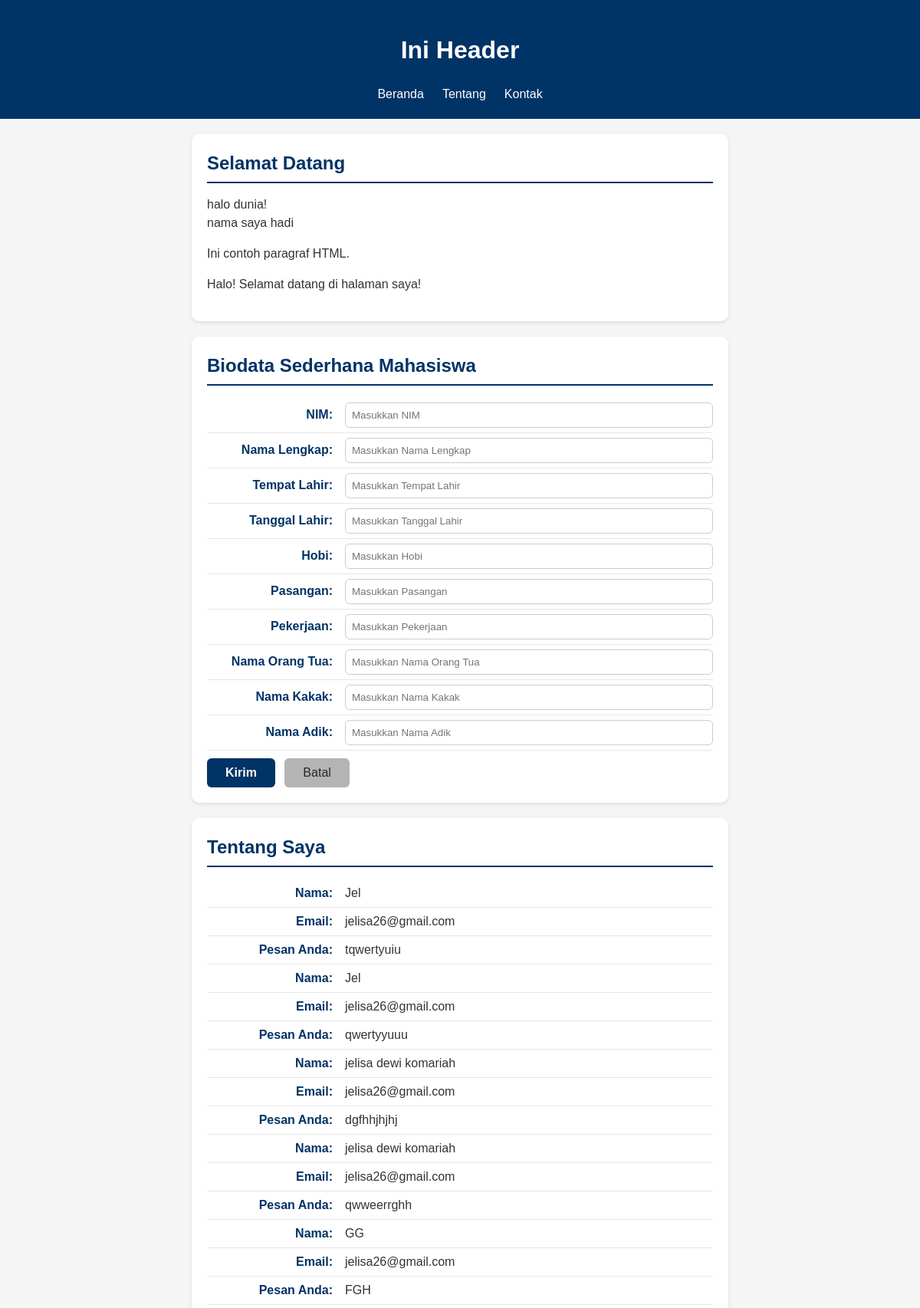
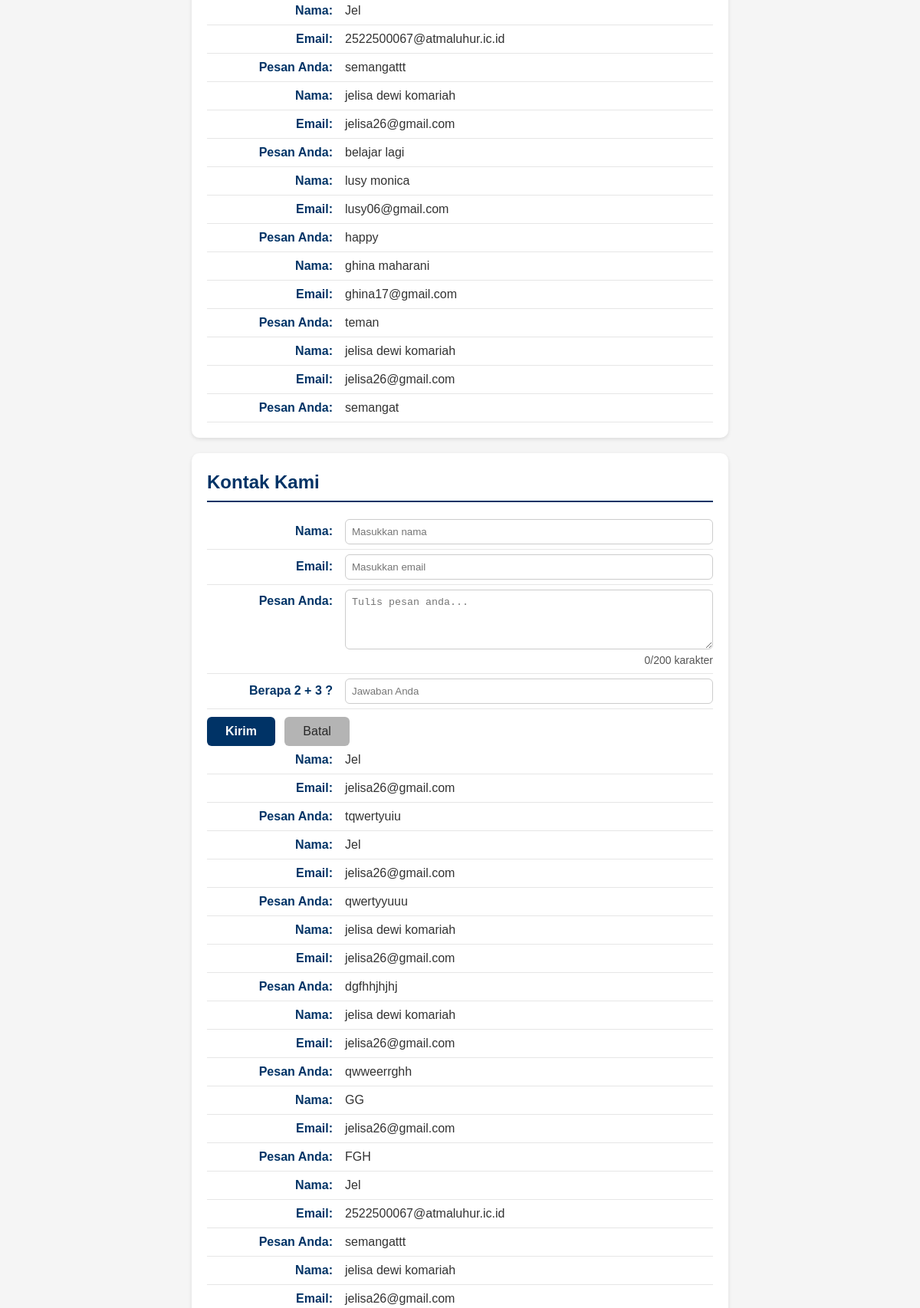
The page / (upper part) on the database its author committed (2 pictures, top to bottom).
### tables this page shows
CREATE TABLE `tbl_tamu` (
  `cid` int(11) NOT NULL,
  `cnama` varchar(100) DEFAULT NULL,
  `cemail` varchar(100) DEFAULT NULL,
  `cpesan` text,
  `dcreated_at` datetime NOT NULL DEFAULT CURRENT_TIMESTAMP
);

### fungsi.php (the view, shortened to what this page needs)
<?php
function bersihkan($str)
{
    return htmlspecialchars(trim($str));
}
function tampilkanBiodata($conf, $arr)
{
$html = "";
foreach ($conf as $k => $v) {
$label = $v["label"];
$nilai = bersihkan($arr[$k] ?? '');
$suffix = $v["suffix"];
$html .= "<p><strong>{$label}</strong> {$nilai}{$suffix}</p>";
}
return $html;
}

### index.php (shortened to what this page needs)
<?php
require_once __DIR__ . '/fungsi.php';
?>
<!DOCTYPE html>
<html lang="en">
<head>
  <link rel="stylesheet" href="style.css">
</head>
<body>
  <header>
    <h1>Ini Header</h1>
    <nav>
      <ul>
        <li><a href="#home">Beranda</a></li>
        <li><a href="#about">Tentang</a></li>
        <li><a href="#contact">Kontak</a></li>
      </ul>
    </nav>
  </header>
  <main>
    <section id="home">
      <h2>Selamat Datang</h2>
      <?php
      echo "halo dunia!<br>";
      echo "nama saya hadi";
      ?>
      <p>Ini contoh paragraf HTML.</p>
    </section>
    <section id="biodata">
      <h2>Biodata Sederhana Mahasiswa</h2>
      <form action="proses.php" method="POST">
        <label for="txtNim"><span>NIM:</span>
          <input type="text" id="txtNim" name="txtNim" placeholder="Masukkan NIM" required>
        </label>
        <label for="txtNmLengkap"><span>Nama Lengkap:</span>
          <input type="text" id="txtNmLengkap" name="txtNmLengkap" placeholder="Masukkan Nama Lengkap" required>
        </label>
        <label for="txtT4Lhr"><span>Tempat Lahir:</span>
          <input type="text" id="txtT4Lhr" name="txtT4Lhr" placeholder="Masukkan Tempat Lahir" required>
        </label>
        <label for="txtTglLhr"><span>Tanggal Lahir:</span>
          <input type="text" id="txtTglLhr" name="txtTglLhr" placeholder="Masukkan Tanggal Lahir" required>
        </label>
        <label for="txtHobi"><span>Hobi:</span>
          <input type="text" id="txtHobi" name="txtHobi" placeholder="Masukkan Hobi" required>
        </label>
        <label for="txtPasangan"><span>Pasangan:</span>
          <input type="text" id="txtPasangan" name="txtPasangan" placeholder="Masukkan Pasangan" required>
        </label>
        <label for="txtKerja"><span>Pekerjaan:</span>
          <input type="text" id="txtKerja" name="txtKerja" placeholder="Masukkan Pekerjaan" required>
        </label>
        <label for="txtNmOrtu"><span>Nama Orang Tua:</span>
          <input type="text" id="txtNmOrtu" name="txtNmOrtu" placeholder="Masukkan Nama Orang Tua" required>
        </label>
        <label for="txtNmKakak"><span>Nama Kakak:</span>
          <input type="text" id="txtNmKakak" name="txtNmKakak" placeholder="Masukkan Nama Kakak" required>
        </label>
        <label for="txtNmAdik"><span>Nama Adik:</span>
          <input type="text" id="txtNmAdik" name="txtNmAdik" placeholder="Masukkan Nama Adik" required>
        </label>
        <button type="submit">Kirim</button>
        <button type="reset">Batal</button>
      </form>
    </section>
    <section id="about">
      <h2>Tentang Saya</h2>
      <?php include 'read_inc.php'; ?>
    </section>
    <?php
    $old = $_SESSION['old'] ?? [];
    ?>
    <section id="contact">
      <h2>Kontak Kami</h2>
      <form action="proses.php" method="POST">
        <label for="txtNama"><span>Nama:</span>
          <input type="text" id="txtNama" name="txtNama" placeholder="Masukkan nama" required autocomplete="name"
            value="<?= isset($old['nama']) ? htmlspecialchars($old['nama']) : '' ?>">
        </label>
        <label for="txtEmail"><span>Email:</span>
          <input type="email" id="txtEmail" name="txtEmail" placeholder="Masukkan email" required autocomplete="email"
            value="<?= isset($old['email']) ? htmlspecialchars($old['email']) : '' ?>">
        </label>
        <label for="txtPesan"><span>Pesan Anda:</span>
          <textarea id="txtPesan" name="txtPesan" rows="4" placeholder="Tulis pesan anda..."
            required><?= isset($old['pesan']) ? htmlspecialchars($old['pesan']) : '' ?></textarea>
          <small id="charCount">0/200 karakter</small>
        </label>
        <label for="captcha"><span>Berapa 2 + 3 ?</span>
            <input type="text" id="captcha" name="captcha"
              placeholder="Jawaban Anda" required>
          </label>
        <button type="submit">Kirim</button>
        <button type="reset">Batal</button>
      </form>
        <?php include("read_inc.php"); ?>
    </section>
  </main>
</body>
</html>

### read_inc.php (shortened to what this page needs)
<?php
require 'koneksi.php';
$fieldContact = [
    "nama"  => ["label" => "Nama:",  "suffix" => ""],
    "email" => ["label" => "Email:", "suffix" => ""],
    "pesan" => ["label" => "Pesan Anda:", "suffix" => ""]
];
$sql = "SELECT * FROM tbl_tamu ORDER BY cid DESC";
$q   = mysqli_query($conn, $sql);
while ($row = mysqli_fetch_assoc($q)) {
    $arrContact = [
        "nama"  => $row["cnama"]  ?? $row["nama"]  ?? "",
        "email" => $row["cemail"] ?? $row["email"] ?? "",
        "pesan" => $row["cpesan"] ?? $row["pesan"] ?? ""
    ];
    echo tampilkanBiodata($fieldContact, $arrContact);
}

### style.css (style rules this page uses)
* { box-sizing: border-box; }
body { margin: 0; font-family: Arial, sans-serif; background: #f5f5f5; color: #333; line-height: 1.5; }
header { background: #003366; color: #fff; padding: 20px; text-align: center; }
header ul { display: flex; justify-content: center; list-style: none; padding: 0; margin: 10px 0 0; }
header li a { color: #fff; text-decoration: none; padding: 6px 12px; }
#home, #about, #contact, #biodata { background-color: #ffffff; border-radius: 10px; padding: 20px; max-width: 700px; margin: 20px auto; box-shadow: 0 2px 5px rgba(0, 0, 0, 0.1); }
#home h2, #about h2, #contact h2, #biodata h2 { color: #003366; border-bottom: 2px solid #003366; padding-bottom: 6px; margin-top: 0; margin-bottom: 16px; }
#home p { text-align: justify; }
#about p, #contact p, #contact label, #biodata label { display: flex; justify-content: flex-start; align-items: baseline; margin: 0; padding: 6px 0; border-bottom: 1px solid #e6e6e6; }
#about strong, #contact strong, #contact label>span, #biodata label>span { min-width: 180px; color: #003366; font-weight: 600; text-align: right; padding-right: 16px; flex-shrink: 0; }
#contact input, #contact textarea, #biodata input { flex: 1; border: 1px solid #ccc; border-radius: 6px; padding: 8px; color: #000; font-weight: normal; margin: 0; box-sizing: border-box; }
#contact button, #biodata button { margin-top: 10px; display: inline-block; padding: 10px 24px; font-size: 16px; border-radius: 6px; cursor: pointer; border: none; transition: all 0.3s ease; margin-right: 8px; }
#contact button[type="submit"], #biodata button[type="submit"] { background-color: #003366; color: #fff; font-weight: 600; }
#contact button[type="reset"], #biodata button[type="reset"] { background-color: #b4b4b4; color: #272727; font-weight: 500; }

### rows shown on the page
tbl_tamu: label "Nama:", cnama "Jel", label "Email:", cemail "jelisa26@gmail.com", label "Pesan Anda:", cpesan "tqwertyuiu"
tbl_tamu: label "Nama:", cnama "Jel", label "Email:", cemail "jelisa26@gmail.com", label "Pesan Anda:", cpesan "qwertyyuuu"
tbl_tamu: label "Nama:", cnama "jelisa dewi komariah", label "Email:", cemail "jelisa26@gmail.com", label "Pesan Anda:", cpesan "dgfhhjhjhj"
tbl_tamu: label "Nama:", cnama "jelisa dewi komariah", label "Email:", cemail "jelisa26@gmail.com", label "Pesan Anda:", cpesan "qwweerrghh"
tbl_tamu: label "Nama:", cnama "GG", label "Email:", cemail "jelisa26@gmail.com", label "Pesan Anda:", cpesan "FGH"
tbl_tamu: label "Nama:", cnama "Jel", label "Email:", cemail "2522500067@atmaluhur.ic.id", label "Pesan Anda:", cpesan "semangattt"
tbl_tamu: label "Nama:", cnama "jelisa dewi komariah", label "Email:", cemail "jelisa26@gmail.com", label "Pesan Anda:", cpesan "belajar lagi"
tbl_tamu: label "Nama:", cnama "lusy monica", label "Email:", cemail "lusy06@gmail.com", label "Pesan Anda:", cpesan "happy"
tbl_tamu: label "Nama:", cnama "ghina maharani", label "Email:", cemail "ghina17@gmail.com", label "Pesan Anda:", cpesan "teman"
tbl_tamu: label "Nama:", cnama "jelisa dewi komariah", label "Email:", cemail "jelisa26@gmail.com", label "Pesan Anda:", cpesan "semangat"
